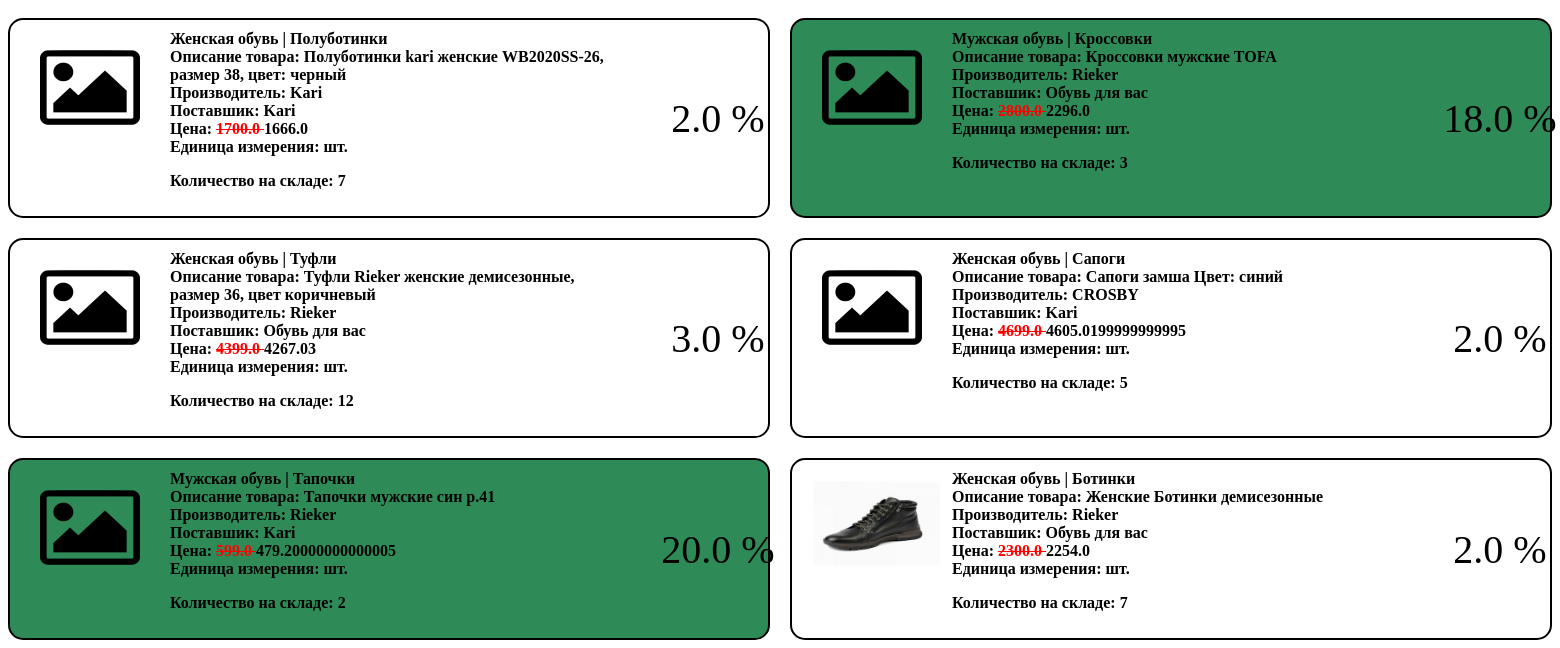
/products (lower part), run on an earlier commit of the app's database.
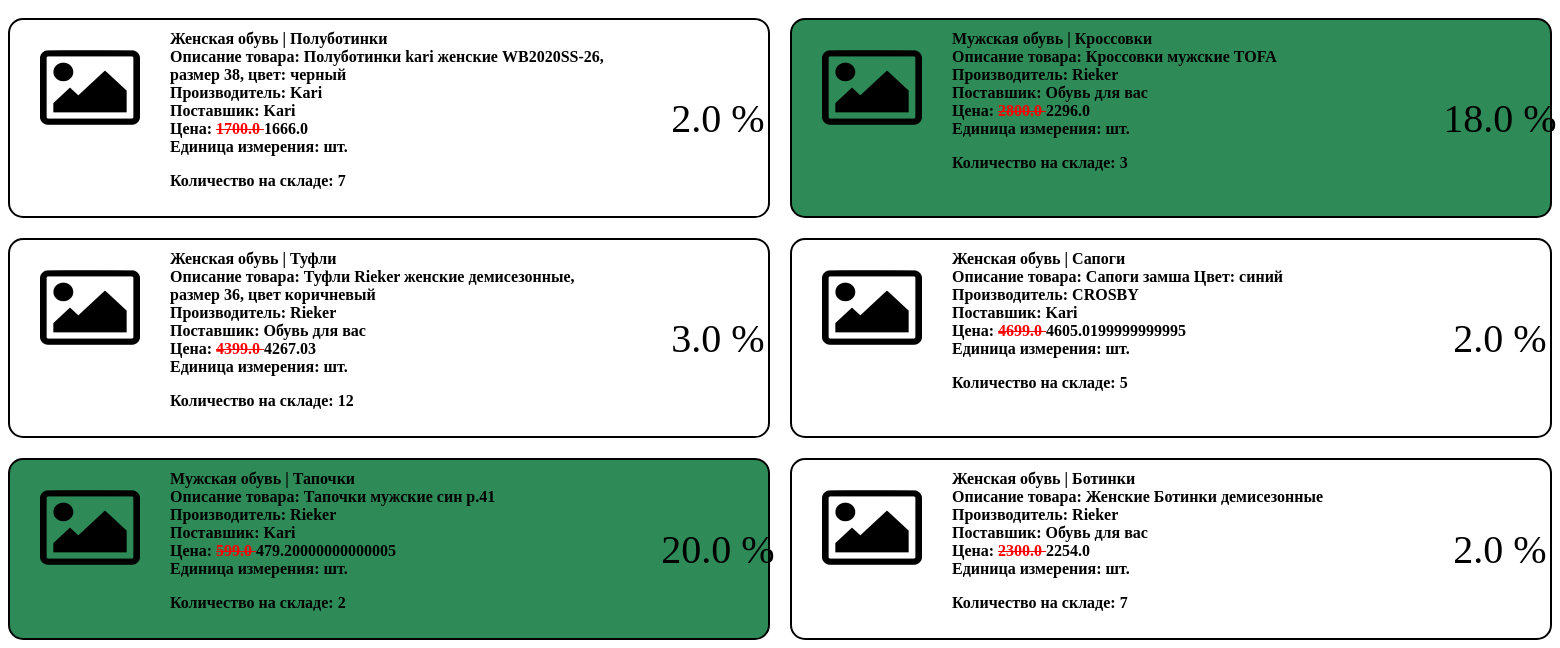
And on a later commit of the database.
### tables this page shows
CREATE TABLE products (
        id INTEGER PRIMARY KEY AUTOINCREMENT,
        artikul TEXT,
        name TEXT,
        unit TEXT,
        category TEXT,
        description TEXT,
        manufacturer TEXT,
        supplier TEXT,
        price REAL,
        discount REAL,
        quantity INTEGER,
        image TEXT
    );

### main.py (the view, shortened to what this page needs)
@app.route("/products")
def products():
    stock = request.args.get("stock", "")
    quantity = request.args.get("quantity", "")
    supplier = request.args.get("supplier", "")
    search = request.args.get("search", "")
    query = "SELECT * FROM products WHERE 1=1"
    params = []
    conn = get_db()
    cursor = conn.cursor()
    cursor.execute("SELECT DISTINCT supplier FROM products")
    suppliers = [row[0] for row in cursor.fetchall()]
    if stock == "in":
        query += " AND quantity > 0"
    elif stock == "out":
        query += " AND quantity = 0"
    elif stock == "":
        query += ""
    if supplier:
        query += " AND supplier = ?"
        params.append(supplier)
    if quantity == "asc":
        query += " ORDER BY quantity ASC"
    elif quantity == "desc":
        query += " ORDER BY quantity DESC"
    print(query)
    cursor.execute(query, params)
    items = cursor.fetchall()
    print(items)
    conn.close()
    return render_template(
        "product.html",
        search=search,
        suppliers=suppliers,
        items=items,
        name=session.get("full_name"),
        role=session.get("role"),
    )

### main.py (called while the page is built)
def get_db():
    conn = sqlite3.connect(DB_NAME)
    conn.row_factory = sqlite3.Row
    return conn

### templates/product.html (shortened to what this page needs)
<!DOCTYPE html>
<html>
<head>
    {% macro highlight(text, search) %}
    {% if search %}
    {{ text | replace(search, '<span style="background-color: yellow;">' ~ search ~ '</span>') | safe }}
    {% else %}
    {{ text }}
    {% endif %}
    {% endmacro %}
</head>
<body style="font-family: Times New Roman;">
<main>
    {% if items %}
    <div style="display: grid;
    grid-template-columns: 1fr 1fr;
    gap: 20px;
    margin-top:20px
    ">
        {% for p in items %}
        <div style="
    {% if p[9] > 15 %}
                    background: #2E8B57;
                {% endif %}
    display:flex;
    border:2px solid black;
    border-radius: 15px">
            <div style="width:150px; justify-content:center; align-items:center;">
                <img style="{{ 'margin: 20px' if p[11] else 'margin: 30px'}}"
                     src="{{ url_for('static', filename='images/' ~ (p[11] if p[11] else 'picture.png')) }}"
                     width="{{ '130' if p[11] else '100' }}">
            </div>
            <div style="flex:1; padding:10px;">
                <b>
                    {{ highlight(p[4], searсh) }} | {{ highlight(p[2], search) }}<br>
                    Описание товара: {{ highlight(p[5], search) }}<br>
                    Производитель: {{highlight(p[6], search) }}<br>
                    Поставшик: {{highlight(p[7], search)}}<br>
                    Цена:
                    {% if p[9] > 0 %}
                    <span style="color: red; text-decoration: line-through">
                        {{ highlight(p[8], search)}}
                    </span>
                    {{ p[8] * (1 - p[9]/100) }}
                    {% else %}
                    {{ p[8] }}
                    {% endif %}<br>
                    Единица измерения: {{p[3]}}<br>
                    <p style="{{'color: blue' if p[10] == 0 else ''}}">Количество на складе: {{ highlight(p[10],
                        search)}}</p>
                </b>
            </div>
            <div style="margin-right: -50px;
        display:flex;
        justify-content:center;
        align-items:center;
        text-align:center;
        font-size:40px;
        width: 200px;
            ">
                {{ p[9] }} %
            </div>
        </div>
        {% endfor %}
    </div>
    {% else %}
    <p>No products found.</p>
    {% endif %}
</main>
</body>
</html>

What changed in the data, as far as the page shows it:
changed products "Женская обувь Ботинки Женские Ботинки демисезонные Rieker Обувь для вас 2300.0 7": image: picture removed, a placeholder shows
